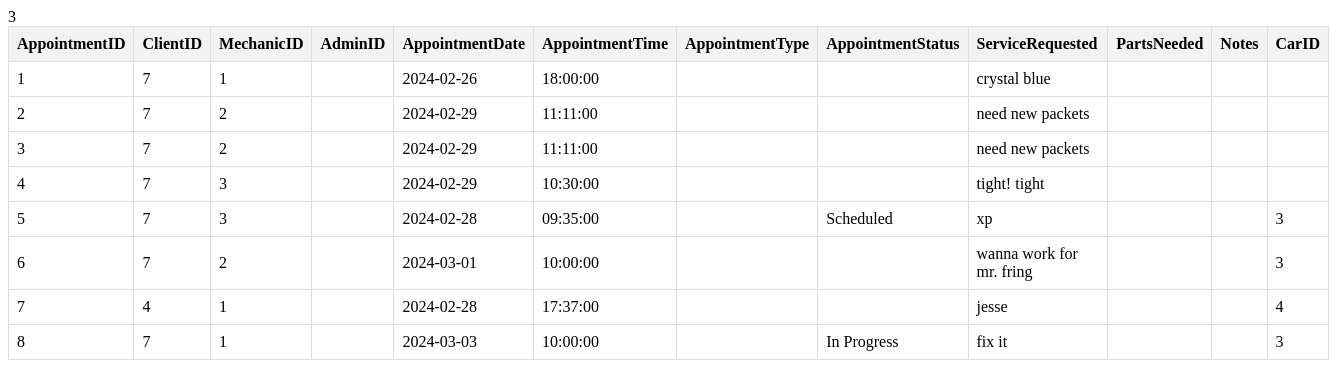
The app's page /php/show_appointment.php with its own data.
### tables this page shows
CREATE TABLE `appointment` (
  `AppointmentID` int(11) NOT NULL,
  `ClientID` int(11) DEFAULT NULL,
  `MechanicID` int(11) DEFAULT NULL,
  `AdminID` int(11) DEFAULT NULL,
  `AppointmentDate` date DEFAULT NULL,
  `AppointmentTime` time DEFAULT NULL,
  `AppointmentType` varchar(50) DEFAULT NULL,
  `AppointmentStatus` varchar(50) DEFAULT NULL,
  `ServiceRequested` text DEFAULT NULL,
  `PartsNeeded` text DEFAULT NULL,
  `Notes` text DEFAULT NULL,
  `CarID` int(11) DEFAULT NULL
);

### php/show_appointment.php (the view, shortened to what this page needs)
<?php
include 'db_connect.php';
?>
<!DOCTYPE html>
<html lang="en">
<head>
</head>
<body>
    <div class="content-wrapper">
        <table class="transparent-table">
            <thead>
                <tr>
                    <th>AppointmentID</th>
                    <th>ClientID</th>
                    <th>MechanicID</th>
                    <th>AdminID</th>
                    <th>AppointmentDate</th>
                    <th>AppointmentTime</th>
                    <th>AppointmentType</th>
                    <th>AppointmentStatus</th>
                    <th>ServiceRequested</th>
                    <th>PartsNeeded</th>
                    <th>Notes</th>
                    <th>CarID</th>
                </tr>
            </thead>
            <tbody>
                <?php
                if ($conn) {
                    $query = "SELECT * FROM Appointment";
                    $result = mysqli_query($conn, $query);
                    if ($result) {
                        if (mysqli_num_rows($result) > 0) {
                            while ($row = mysqli_fetch_assoc($result)) {
                                echo "<tr>";
                                echo "<td>{$row['AppointmentID']}</td>";
                                echo "<td>{$row['ClientID']}</td>";
                                echo "<td>{$row['MechanicID']}</td>";
                                echo "<td>{$row['AdminID']}</td>";
                                echo "<td>{$row['AppointmentDate']}</td>";
                                echo "<td>{$row['AppointmentTime']}</td>";
                                echo "<td>{$row['AppointmentType']}</td>";
                                echo "<td>{$row['AppointmentStatus']}</td>";
                                echo "<td>{$row['ServiceRequested']}</td>";
                                echo "<td>{$row['PartsNeeded']}</td>";
                                echo "<td>{$row['Notes']}</td>";
                                echo "<td>{$row['CarID']}</td>";
                                echo "</tr>";
                            }
                        } else {
                            echo "<tr><td colspan='12'>No appointments found</td></tr>";
                        }
                    } else {
                        echo "<tr><td colspan='12'>Error executing query: " . mysqli_error($conn) . "</td></tr>";
                    }
                } else {
                    echo "<tr><td colspan='12'>Database connection failed</td></tr>";
                }
                ?>
            </tbody>
        </table>
    </div>
</body>
</html>

### php/show_appointment.php (style rules this page uses)
.transparent-table { border-collapse: collapse; width: 100%; }
.transparent-table th, .transparent-table td { border: 1px solid #dddddd; text-align: left; padding: 8px; }
.transparent-table th { background-color: #f2f2f2; }

### records on screen
appointment: AppointmentID "1", ClientID "7", MechanicID "1", AppointmentDate "2024-02-26", AppointmentTime "18:00:00", ServiceRequested "crystal blue"
appointment: AppointmentID "2", ClientID "7", MechanicID "2", AppointmentDate "2024-02-29", AppointmentTime "11:11:00", ServiceRequested "need new packets"
appointment: AppointmentID "3", ClientID "7", MechanicID "2", AppointmentDate "2024-02-29", AppointmentTime "11:11:00", ServiceRequested "need new packets"
appointment: AppointmentID "4", ClientID "7", MechanicID "3", AppointmentDate "2024-02-29", AppointmentTime "10:30:00", ServiceRequested "tight! tight"
appointment: AppointmentID "5", ClientID "7", MechanicID "3", AppointmentDate "2024-02-28", AppointmentTime "09:35:00", AppointmentStatus "Scheduled", ServiceRequested "xp", CarID "3"
appointment: AppointmentID "6", ClientID "7", MechanicID "2", AppointmentDate "2024-03-01", AppointmentTime "10:00:00", ServiceRequested "wanna work for mr. fring", CarID "3"
appointment: AppointmentID "7", ClientID "4", MechanicID "1", AppointmentDate "2024-02-28", AppointmentTime "17:37:00", ServiceRequested "jesse", CarID "4"
appointment: AppointmentID "8", ClientID "7", MechanicID "1", AppointmentDate "2024-03-03", AppointmentTime "10:00:00", AppointmentStatus "In Progress", ServiceRequested "fix it", CarID "3"
